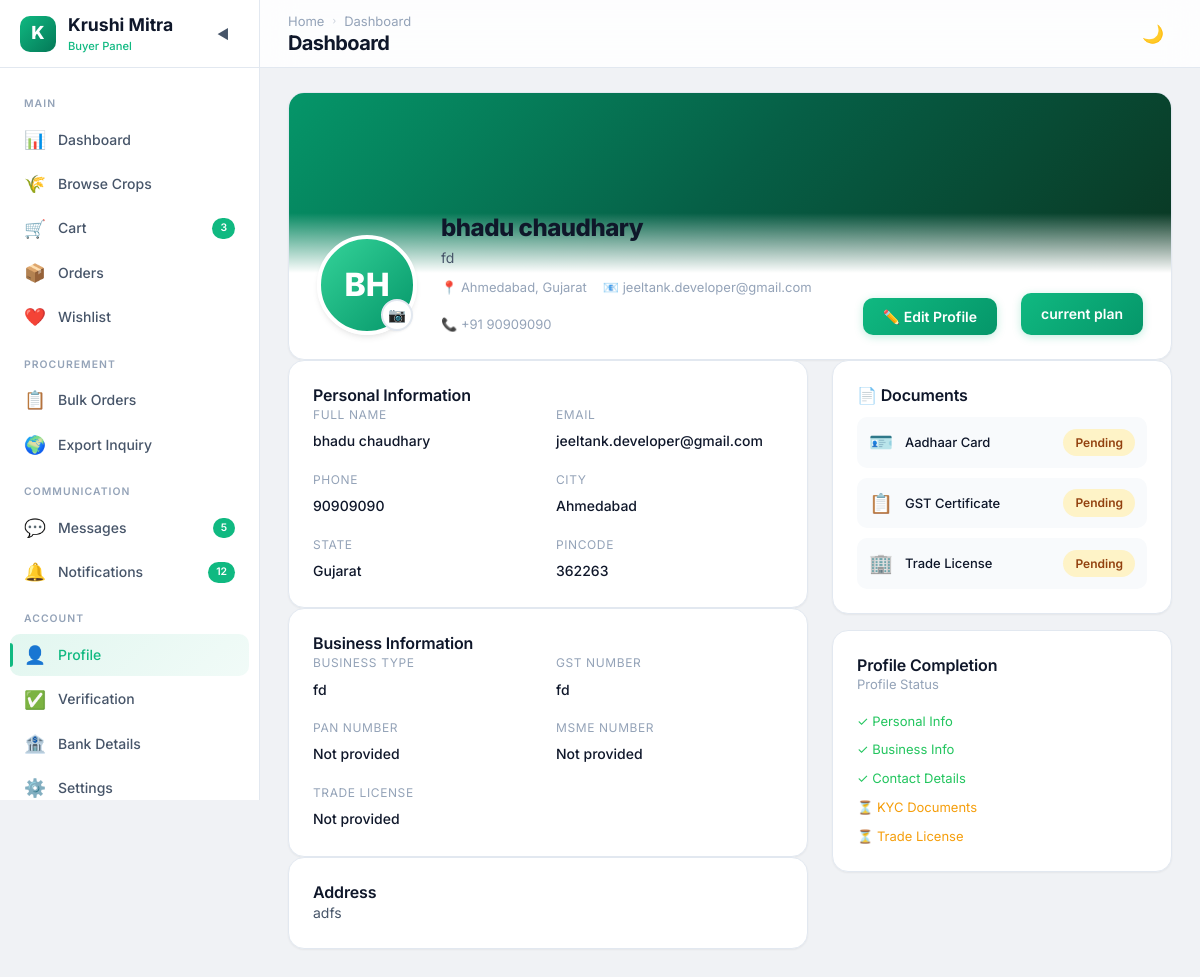
Before: /buyer/profile/ (signed in) with the older database file.
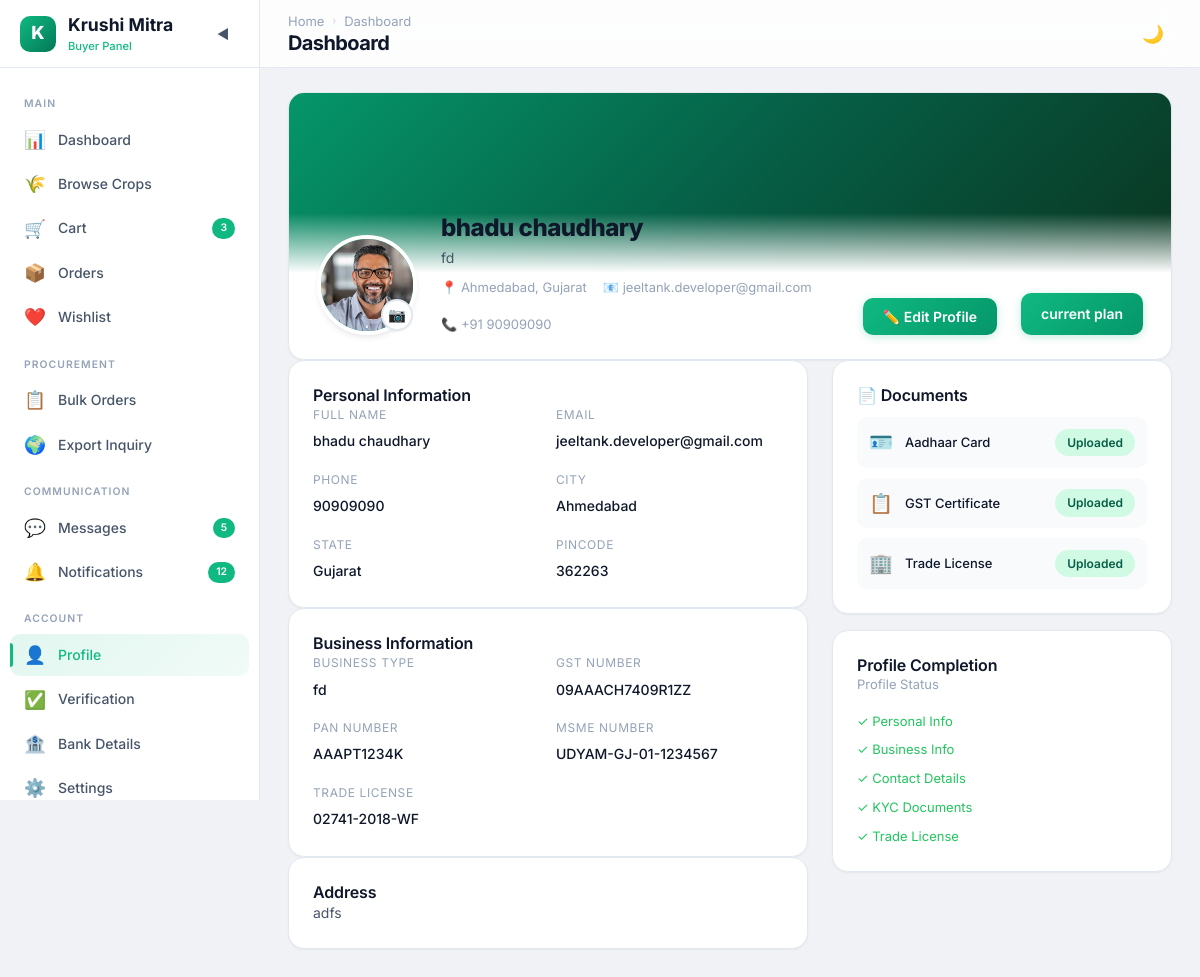
After: the same page with the newer database file.
### farmer/models.py (models this page shows, shortened)
class User(AbstractUser):
    ROLE_CHOICES = (
        ('Farmer', 'Farmer'),
        ('Buyer', 'Buyer'),
        ('Subadmin', 'Subadmin')
    )
    name = models.CharField(max_length=255)
    role = models.CharField(max_length=20, choices=ROLE_CHOICES)
    email = models.EmailField(unique=True,blank=True, null=True)
    city = models.CharField(max_length=100, blank=True, null=True)
    contact = models.CharField(max_length=10, unique=True , blank=True, null=True)
    password = models.CharField(max_length=128)
    is_active = models.BooleanField(default=False)

### buyer/models.py (models this page shows, shortened)
class Buyer(models.Model):
    STATE_CHOICES = [
        ('Andhra Pradesh', 'Andhra Pradesh'),
        ('Arunachal Pradesh', 'Arunachal Pradesh'),
        ('Assam', 'Assam'),
        ('Bihar', 'Bihar'),
        ('Chhattisgarh', 'Chhattisgarh'),
        ('Goa', 'Goa'),
        ('Gujarat', 'Gujarat'),
        ('Haryana', 'Haryana'),
        ('Himachal Pradesh', 'Himachal Pradesh'),
        ('Jharkhand', 'Jharkhand'),
        ('Karnataka', 'Karnataka'),
        ('Kerala', 'Kerala'),
        ('Madhya Pradesh', 'Madhya Pradesh'),
        ('Maharashtra', 'Maharashtra'),
        ('Manipur', 'Manipur'),
        ('Meghalaya', 'Meghalaya'),
        ('Mizoram', 'Mizoram'),
        ('Nagaland', 'Nagaland'),
        ('Odisha', 'Odisha'),
        ('Punjab', 'Punjab'),
        ('Rajasthan', 'Rajasthan'),
        ('Sikkim', 'Sikkim'),
        ('Tamil Nadu', 'Tamil Nadu'),
        ('Telangana', 'Telangana'),
        ('Tripura', 'Tripura'),
        ('Uttar Pradesh', 'Uttar Pradesh'),
        ('Uttarakhand', 'Uttarakhand'),
        ('West Bengal', 'West Bengal'),
    ]
    user = models.OneToOneField(User, on_delete=models.CASCADE, related_name='buyer')
    address = models.TextField(blank=True, null=True)
    state = models.CharField(max_length=100,choices=STATE_CHOICES,default='Gujarat')
    pincode = models.CharField(max_length=6,blank=True, null=True)
    business_type = models.CharField(max_length=50, blank=True, null=True)
    gst_certificate = models.FileField(upload_to='buyer/documents/gst/', blank=True, null=True)
    gst_no = models.CharField(max_length=15, unique=True, blank=True, null=True)
    is_verified = models.BooleanField(default=False)
    is_premiume = models.BooleanField(default=False)
    enable_update = models.BooleanField(default=True)
    created_at = models.DateTimeField(auto_now_add=True)
    updated_at = models.DateTimeField(auto_now=True)

class verification_details(models.Model):
    user = models.ForeignKey(Buyer, on_delete=models.CASCADE, related_name='buyer_details')
    photo = models.ImageField(upload_to='buyer/profile_photos/', blank=True, null=True)
    msme_no = models.CharField(max_length=50, blank=True, null=True)
    trade_license = models.CharField(max_length=50, blank=True, null=True)
    trade_license_doc = models.FileField(upload_to='buyer/documents/trade_license/', blank=True, null=True)
    adharno = models.CharField(max_length=20, unique=True, blank=True, null=True)
    adharcard = models.FileField(upload_to='buyer/documents/adharcard/', blank=True, null=True)
    created_at = models.DateTimeField(auto_now_add=True)
    updated_at = models.DateTimeField(auto_now=True)
    def image_preview(self):
        if self.photo:
            return mark_safe(f'<img src="{self.photo.url}" width="40" style="border-radius:8px;"/>')
        return "—"
    image_preview.short_description = "Icon"
    class Meta:
        ordering = ['-created_at']

class bank_details(models.Model):
    user = models.ForeignKey(Buyer, on_delete=models.CASCADE, related_name='buyer_bank')
    pan_no = models.CharField(max_length=20, blank=True, null=True)
    pancard = models.FileField(upload_to='buyer/documents/pancard/', blank=True, null=True)
    passbook = models.FileField(upload_to='buyer/documents/passbook/', blank=True, null=True)
    account_holder = models.CharField(max_length=100, blank=True, null=True)
    account_no = models.CharField(max_length=30, blank=True, null=True)
    ifsc_code = models.CharField(max_length=20, blank=True, null=True)
    bank_name = models.CharField(max_length=100, blank=True, null=True)
    created_at = models.DateTimeField(auto_now_add=True)
    updated_at = models.DateTimeField(auto_now=True)

### farmer/views.py (the view)
        def wrapper(request, *args, **kwargs):
            if "contact" in request.session:
                try:
                    user = User.objects.get(contact=request.session['contact'])
                    request.uid = user
                    if user.role not in allowed_roles:
                        messages.error(request, "Access Denied")
                        return redirect('login')
                    return view_function(request, *args, **kwargs)
                except User.DoesNotExist:
                    return redirect('login')
            return redirect('login')

### buyer/templates/buyer/profile.html (shortened to what this page needs)
<!DOCTYPE html>
{% load static %}
<html lang="en" data-theme="light">
<head>
  <link rel="stylesheet" href="{% static 'buyer/css/style.css' %}">
  <link rel="stylesheet" href="{% static 'buyer/css/profile.css' %}">
</head>
<body>
  <div class="app-layout">
    <aside class="sidebar">
      <div class="sidebar-header">
        <div class="sidebar-logo">
          <div class="sidebar-logo-icon">K</div>
          <div>
            <div class="sidebar-logo-text">Krushi Mitra</div>
            <span class="sidebar-logo-sub">Buyer Panel</span>
          </div>
        </div>
        <button class="sidebar-toggle">◀</button>
      </div>
      <nav class="sidebar-nav">
        <div class="sidebar-section-label">Main</div>
        <a href="{% url 'buyer_dashboard' %}" class="sidebar-item" data-tooltip="Dashboard"><span
            class="sidebar-item-icon">📊</span><span class="sidebar-item-text">Dashboard</span></a>
        <a href="{% url 'buyer_browse_crops' %}" class="sidebar-item" data-tooltip="Browse Crops"><span
            class="sidebar-item-icon">🌾</span><span class="sidebar-item-text">Browse Crops</span></a>
        <a href="{% url 'buyer_cart' %}" class="sidebar-item" data-tooltip="Cart"><span
            class="sidebar-item-icon">🛒</span><span class="sidebar-item-text">Cart</span><span
            class="sidebar-item-badge">3</span></a>
        <a href="{% url 'buyer_orders' %}" class="sidebar-item" data-tooltip="Orders"><span
            class="sidebar-item-icon">📦</span><span class="sidebar-item-text">Orders</span></a>
        <a href="{% url 'buyer_wishlist' %}" class="sidebar-item" data-tooltip="Wishlist"><span
            class="sidebar-item-icon">❤️</span><span class="sidebar-item-text">Wishlist</span></a>
        <div class="sidebar-section-label">Procurement</div>
        {% if buyr.is_premiume %}
        <a href="{% url 'buyer_bulk_order' %}" class="sidebar-item" data-tooltip="Bulk Orders">
          <span class="sidebar-item-icon">📋</span>
          <span class="sidebar-item-text">Bulk Orders</span>
        </a>
        {% if premium_type.premium_type == 'Premium' %}
        <a href="{% url 'buyer_export_inquiry' %}" class="sidebar-item">
          <span class="sidebar-item-icon">🌍</span>
          <span class="sidebar-item-text">Export Inquiry</span>
        </a>
        {% else %}
        <a href="#" class="sidebar-item disabled-link"
          onclick="alert('Export Inquiry is available for Premium users only.'); return false;">
          <span class="sidebar-item-icon">🔒</span>
          <span class="sidebar-item-text">Export Inquiry (Premium Only)</span>
        </a>
        {% endif %}
        {% endif %}
        <div class="sidebar-section-label">Communication</div>
        <a href="{% url 'buyer_messages' %}" class="sidebar-item" data-tooltip="Messages"><span
            class="sidebar-item-icon">💬</span><span class="sidebar-item-text">Messages</span><span
            class="sidebar-item-badge">5</span></a>
        <a href="{% url 'buyer_notifications' %}" class="sidebar-item" data-tooltip="Notifications"><span
            class="sidebar-item-icon">🔔</span><span class="sidebar-item-text">Notifications</span><span
            class="sidebar-item-badge">12</span></a>
        <div class="sidebar-section-label">Account</div>
        <a href="{% url 'buyer_profile' %}" class="sidebar-item active" data-tooltip="Profile"><span
            class="sidebar-item-icon">👤</span><span class="sidebar-item-text">Profile</span></a>
        <a href="{% url 'buyer_verification' %}" class="sidebar-item" data-tooltip="Verification"><span
            class="sidebar-item-icon">✅</span><span class="sidebar-item-text">Verification</span></a>
        <a href="{% url 'buyer_bank_details' %}" class="sidebar-item" data-tooltip="Bank Details"><span
            class="sidebar-item-icon">🏦</span><span class="sidebar-item-text">Bank Details</span></a>
        <a href="{% url 'buyer_settings' %}" class="sidebar-item" data-tooltip="Settings"><span
            class="sidebar-item-icon">⚙️</span><span class="sidebar-item-text">Settings</span></a>
      </nav>
    </aside>
    <div class="main-wrapper">
      <header class="navbar">
        <div class="navbar-left"><button class="mobile-menu-btn">☰</button>
          <div>
            <div class="breadcrumb"><a href="{% url 'buyer_dashboard' %}">Home</a><span
                class="breadcrumb-sep">›</span><span class="current">Profile</span></div>
            <h1 class="page-title">My Profile</h1>
          </div>
        </div>
        <div class="navbar-right"><button class="theme-toggle">🌙</button></div>
      </header>
      <main class="main-content">
        <div class="profile-header card page-reveal">
          <div class="profile-cover"></div>
          <div class="profile-info">
            <div class="profile-photo">
              {% if verification.photo %}
              <img src="{{ verification.photo.url }}" alt="Profile Photo" class="profile-avatar-lg" style="object-fit: cover;">
              {% else %}
              <div class="profile-avatar-lg">{{ uid.name|slice:":2"|upper }}</div>
              {% endif %}
              <button class="profile-photo-edit">📷</button>
            </div>
            <div class="profile-details">
              <h2 class="profile-name-lg">{{uid.name}}</h2>
              <p class="profile-bio">{{ buyr.business_type|default:"Buyer" }}</p>
              <div class="profile-meta">
                <span>📍 {{ uid.city|default:"City not provided" }}, {{ buyr.state|default:"" }}</span>
                <span>📧 {{ uid.email|default:"Email not provided" }}</span>
                <span>📞 +91 {{ uid.contact|default:"Contact not provided" }}</span>
              </div>
            </div>
            <button class="btn btn-primary">✏️ Edit Profile</button>
            {% if buyr.is_premiume %}
            <a href="{% url 'current_plan' %}" class="btn btn-primary">current plan</a>
            {% else %}
            <a href="{% url 'buyer_premium' %}" class="btn btn-primary">Upgrade</a>
            {% endif %}
          </div>
        </div>
        <div class="profile-layout page-reveal">
          <div class="profile-main">
            <div class="card">
              <h3 class="card-title">Personal Information</h3>
              <div class="profile-grid">
                <div class="profile-field"><label>Full Name</label><span>{{uid.name}}</span></div>
                <div class="profile-field"><label>Email</label><span>{{uid.email|default:"Not provided"}}</span></div>
                <div class="profile-field"><label>Phone</label><span>{{uid.contact|default:"Not provided"}}</span></div>
                <div class="profile-field"><label>City</label><span>{{uid.city|default:"Not provided"}}</span></div>
                <div class="profile-field"><label>State</label><span>{{buyr.state|default:"Not provided"}}</span></div>
                <div class="profile-field"><label>Pincode</label><span>{{buyr.pincode|default:"Not provided"}}</span></div>
              </div>
            </div>
            <div class="card">
              <h3 class="card-title">Business Information</h3>
              <div class="profile-grid">
                <div class="profile-field"><label>Business Type</label><span>{{ buyr.business_type|default:"Not provided" }}</span></div>
                <div class="profile-field"><label>GST Number</label><span>{{ buyr.gst_no|default:"Not provided" }}</span></div>
                <div class="profile-field"><label>PAN Number</label><span>{{ bank_info.pan_no|default:"Not provided" }}</span></div>
                <div class="profile-field"><label>MSME Number</label><span>{{ verification.msme_no|default:"Not provided" }}</span></div>
                <div class="profile-field"><label>Trade License</label><span>{{ verification.trade_license|default:"Not provided" }}</span></div>
              </div>
            </div>
            <div class="card">
              <h3 class="card-title">Address</h3>
              <p style="font-size:0.875rem;color:var(--text-secondary);">{{ buyr.address|default:"Address not provided yet." }}</p>
            </div>
          </div>
          <div class="profile-side">
            <div class="card">
              <h3 class="card-title">📄 Documents</h3>
              <div class="doc-list">
                <div class="doc-item">
                  <span class="doc-icon">🪪</span>
                  <span class="doc-name">Aadhaar Card</span>
                  {% if verification.adharcard %}
                  <span class="badge badge-approved">Uploaded</span>
                  {% else %}
                  <span class="badge badge-pending">Pending</span>
                  {% endif %}
                </div>
                <div class="doc-item">
                  <span class="doc-icon">📋</span>
                  <span class="doc-name">GST Certificate</span>
                  {% if buyr.gst_certificate %}
                  <span class="badge badge-approved">Uploaded</span>
                  {% else %}
                  <span class="badge badge-pending">Pending</span>
                  {% endif %}
                </div>
                <div class="doc-item">
                  <span class="doc-icon">🏢</span>
                  <span class="doc-name">Trade License</span>
                  {% if verification.trade_license_doc %}
                  <span class="badge badge-approved">Uploaded</span>
                  {% else %}
                  <span class="badge badge-pending">Pending</span>
                  {% endif %}
                </div>
              </div>
            </div>
            <div class="card">
              <h3 class="card-title">Profile Completion</h3>
              <div class="flex items-center justify-between mb-2">
                <span class="body-small text-muted">Profile Status</span>
              </div>
              <div class="profile-steps mt-4">
                <div class="step-item {% if uid.name %}done{% else %}pending{% endif %}">{% if uid.name %}✓{% else %}⏳{% endif %} Personal Info</div>
                <div class="step-item {% if buyr.business_type %}done{% else %}pending{% endif %}">{% if buyr.business_type %}✓{% else %}⏳{% endif %} Business Info</div>
                <div class="step-item {% if buyr.address %}done{% else %}pending{% endif %}">{% if buyr.address %}✓{% else %}⏳{% endif %} Contact Details</div>
                <div class="step-item {% if verification.adharcard %}done{% else %}pending{% endif %}">{% if verification.adharcard %}✓{% else %}⏳{% endif %} KYC Documents</div>
                <div class="step-item {% if verification.trade_license_doc %}done{% else %}pending{% endif %}">{% if verification.trade_license_doc %}✓{% else %}⏳{% endif %} Trade License</div>
              </div>
            </div>
          </div>
        </div>
      </main>
    </div>
  </div>
</body>
</html>

Changed rows visible on the page:
added verification_details: photo (picture), msme_no "UDYAM-GJ-01-1234567", trade_license "02741-2018-WF"
shown differently, row unchanged: User "bhadu chaudhary": name "BH" → (not shown)
changed Buyer "fd": gst_no "fd" → "09AAACH7409R1ZZ"
added bank_details: pan_no "AAAPT1234K"
Other visible differences:
{{ bank_info.pan_no|default:"Not provided" }}: "Not provided" → (not shown)
{{ verification.msme_no|default:"Not provided" }}: "Not provided" → (not shown)
{{ verification.trade_license|default:"Not provided" }}: "Not provided" → (not shown)
text no longer shown: "Pending Pending Pending ⏳ ⏳"
text now shown: "Uploaded Uploaded Uploaded ✓ ✓"
